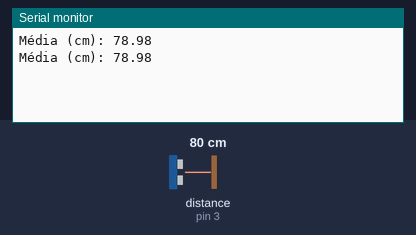
Simulated run of this sketch. Board: Arduino Uno, built with avr-gcc and run on an emulated ATmega328P. Parts: the last lines printed to the serial monitor. Wiring (inferred from the names in the program): ultrasonic range finder: trigger pin 5; echo pin 3. The test bench sets the inputs (shaded band); at power-on: distance to the obstacle (sensor on pin 3) 80 cm. The echo pulse lasts 58.3 µs per cm.

Above: at 1.2 s.
1.3 s: distance to the obstacle (sensor on pin 3) set to 2 cm
At 1.41 s:
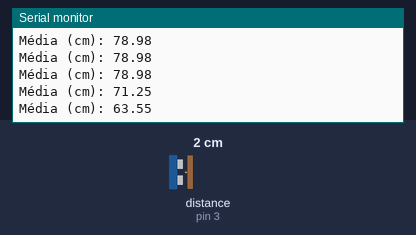
2.8 s: distance to the obstacle (sensor on pin 3) set to 4 cm
At 2.81 s:
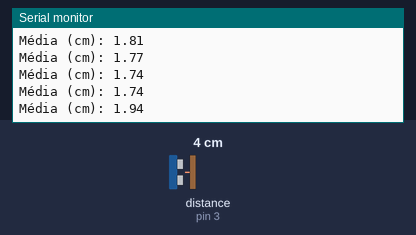
Timing chart, 0 to 5.8 s (numbered marks = the images above; inputs shaded):
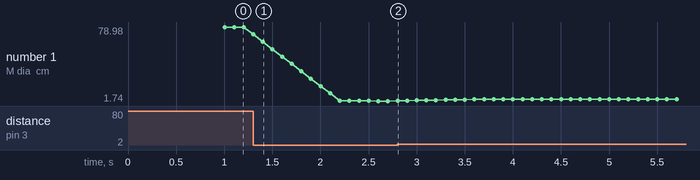

The sketch:

distance.ino
```cpp
const int trigPin = 5;
const int echoPin = 3;

#define SOUND_SPEED 0.034
#define SAMPLE_INTERVAL 100 // Intervalo entre leituras em milissegundos
#define NUM_SAMPLES 10      // Número de amostras para a média

long duration;
float distanceCm;
unsigned long previousMillis = 0;

float samples[NUM_SAMPLES];  // Array para armazenar as amostras
int sampleIndex = 0;         // Índice atual no array
int sampleCount = 0;         // Contador de amostras coletadas

void setup() {
  Serial.begin(115200);
  pinMode(trigPin, OUTPUT);
  pinMode(echoPin, INPUT);
}

void loop() {
  unsigned long currentMillis = millis();

  // Verifica se é hora de fazer uma nova leitura
  if (currentMillis - previousMillis >= SAMPLE_INTERVAL) {
    previousMillis = currentMillis;

    // Gera pulso ultrassônico
    digitalWrite(trigPin, LOW);
    delayMicroseconds(2);
    digitalWrite(trigPin, HIGH);
    delayMicroseconds(10);
    digitalWrite(trigPin, LOW);

    // Calcula a distância
    duration = pulseIn(echoPin, HIGH);
    distanceCm = duration * SOUND_SPEED / 2;

    // Adiciona a nova amostra ao array
    samples[sampleIndex] = distanceCm;
    sampleIndex = (sampleIndex + 1) % NUM_SAMPLES; // Circular buffer

    if (sampleCount < NUM_SAMPLES) {
      sampleCount++;
    }

    // Calcula e exibe a média
    if (sampleCount == NUM_SAMPLES) {
      float sum = 0;
      for (int i = 0; i < NUM_SAMPLES; i++) {
        sum += samples[i];
      }
      float average = sum / NUM_SAMPLES;

      Serial.print("Média (cm): ");
      Serial.println(average);
    }
  }

  // Aqui você pode adicionar outras tarefas que precisam rodar continuamente
}
```

Measured:
- after the input at 1.3 s, the serial monitor: prints a new line at once (image 1)
- after the input at 2.8 s, the serial monitor: prints a new line at once (image 2)
- plotted number 1: 78.98 → 1.74 after the input at 1.3 s, 1.74 → 3.67 after the input at 2.8 s
